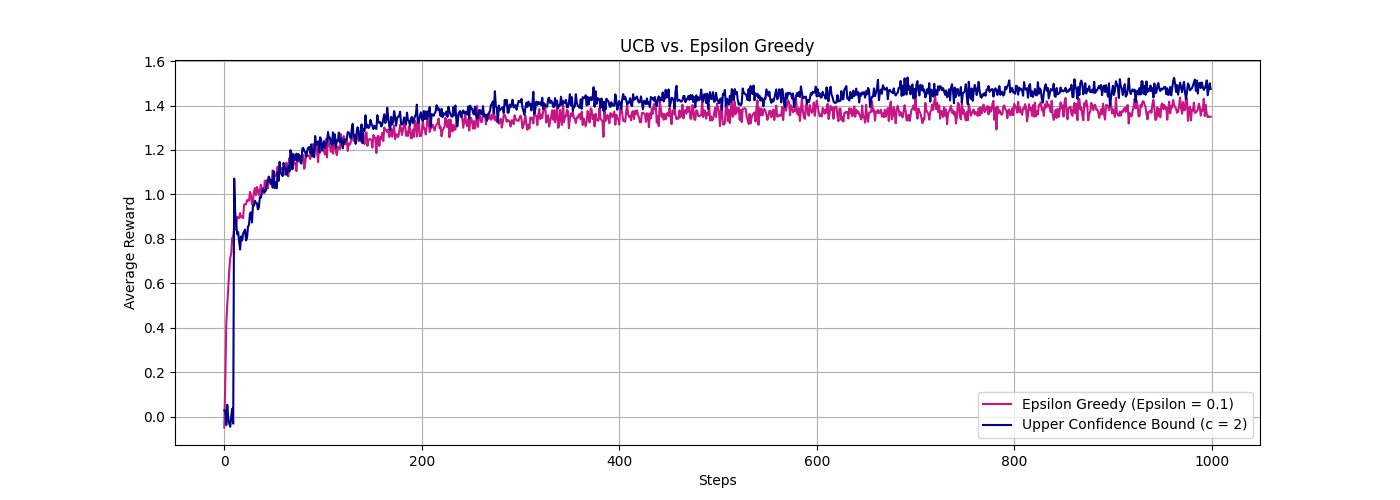

The script that drew this image:
import numpy as np
import matplotlib.pyplot as plt

class Bandit:
    def __init__(self, k):
        self.k = k
        self.q_true = np.random.normal(0, 1, k) # true reward for each arm
        self.best_action = np.argmax(self.q_true) # best reward among the estimates

    def pull(self, action):
        return np.random.normal(self.q_true[action], 1) # reward with significant noise
    
class EpsilonGreedy:
    def __init__(self, k, epsilon):
        self.k = k
        self.epsilon = epsilon
        self.counts = np.zeros(k)
        self.values = np.zeros(k)

    def select_action(self):
        if np.random.rand() < self.epsilon:
            return np.random.randint(self.k)
        return np.argmax(self.values)
    
    def update(self, action, reward):
        self.counts[action] += 1
        alpha = 1 / self.counts[action]

        self.values[action] += alpha * (reward - self.values[action])

class UCB: 
    def __init__(self, k, c):
        self.k = k
        self.c = c
        self.action_count = 0
        self.values = np.zeros(k)
        self.counts = np.zeros(k)

    def select_action(self):
        self.action_count += 1

        for i in range (self.k):
            if self.counts[i] == 0:
                return i
        
        ucb_values = self.values + self.c * np.sqrt(np.log(self.action_count) / self.counts)

        return np.argmax(ucb_values)
    
    def update(self, action, reward):
        self.counts[action] += 1
        alpha = 1 / self.counts[action]

        self.values[action] += alpha * (reward - self.values[action])
    
def simulate(bandit_class, k = 10, runs = 2000, steps = 1000, **kwargs):
    rewards = np.zeros(steps)

    for i in range(runs):
        bandit = Bandit(k)
        method = bandit_class(k, **kwargs)

        for t in range(steps):
            action = method.select_action()
            reward = bandit.pull(action)
            method.update(action, reward)

            rewards[t] += reward

    return rewards / runs

k = 10
steps = 1000
runs = 2000

avg_rewards_greedy = simulate(EpsilonGreedy, k = k, runs = runs, steps = steps, epsilon = 0.1)
avg_rewards_ucb = simulate(UCB, k = k, runs = runs, steps = steps, c = 2)

# Plot 
plt.figure(figsize=(14, 5))
plt.get_current_fig_manager().set_window_title("UCB vs. Greedy Epsilon = 0.1")

plt.plot(avg_rewards_greedy, label = "Epsilon Greedy (Epsilon = 0.1)", color = "mediumvioletred")
plt.plot(avg_rewards_ucb, label = "Upper Confidence Bound (c = 2)", color = "darkblue")
plt.xlabel("Steps")
plt.ylabel("Average Reward")
plt.title("UCB vs. Epsilon Greedy")
plt.legend()

plt.grid(True)
plt.show()
